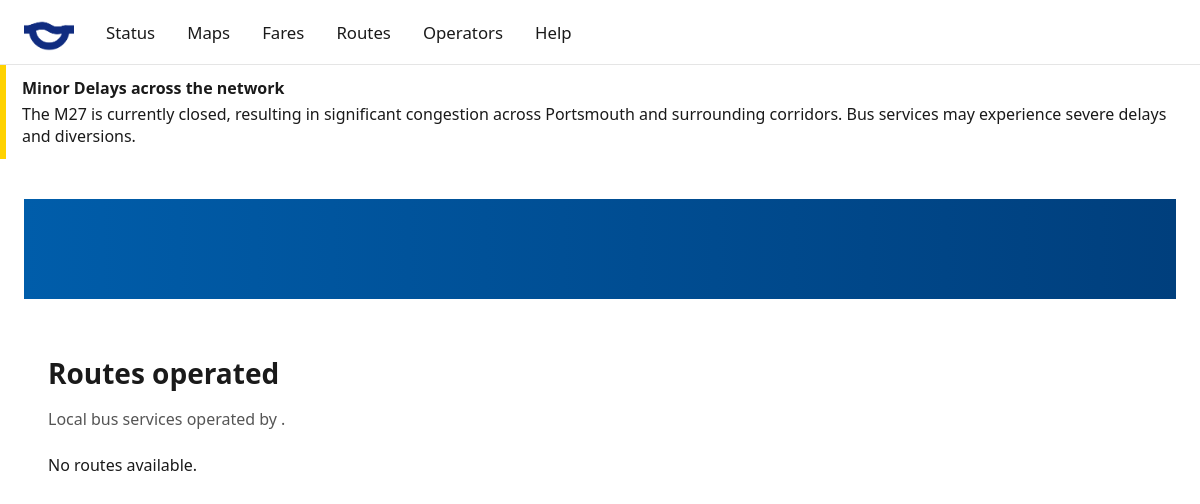
The page /operators/stagecoach/ on the database its author committed.
### siteui/models.py (models this page shows, shortened)
class NetworkIncident(models.Model):
    title = models.CharField(max_length=100)
    description = models.TextField()
    status_type = models.ForeignKey(
        ServiceStatusType,
        on_delete=models.PROTECT,
    )
    start_time = models.DateTimeField()
    expected_end_time = models.DateTimeField(blank=True, null=True)
    active = models.BooleanField(default=True)
    affects_modes = models.ManyToManyField(
        Mode,
        blank=True,
        help_text="If empty, affects entire network",
    )
    created_at = models.DateTimeField(auto_now_add=True)
    class Meta:
        ordering = ["-start_time"]

class ServiceStatusType(models.Model):
    name = models.CharField(max_length=30, unique=True)
    description = models.TextField(blank=True)
    colour_hex = models.CharField(
        max_length=7,
        help_text="TfL-approved hex colour (e.g. #DC241F)",
    )
    severity = models.PositiveSmallIntegerField(
        default=0,
        help_text="Lower = better service",
    )
    class Meta:
        verbose_name = "Service status type"
        verbose_name_plural = "Service status types"
        ordering = ["severity", "name"]

### siteui/views.py (the view)
# urls.py: path("operators/stagecoach/", views.stagecoach, name="operator_stagecoach"),
def stagecoach(request):
    return render(request, "siteui/operators/stagecoach.html")

### siteui/context_processors.py (called while the page is built)
def network_incident(request):
    incident = (
        NetworkIncident.objects
        .filter(active=True)
        .select_related("status_type")
        .order_by("-start_time")
        .first()
    )
    return {
        "active_network_incident": incident
    }

### templates/siteui/operators/stagecoach.html (shortened to what this page needs)
{% extends "base.html" %}
{% block content %}
<section class="operator-hero stagecoach-hero">
</section>
<section class="operator-content stagecoach-content">
  <header class="operator-header">
    <h2>Routes operated</h2>
    <p class="operator-subtitle">
      Local bus services operated by {{ operator.operator_name }}.
    </p>
  </header>
  <ul class="operator-route-list stagecoach-route-list">
    {% for route in routes %}
      <li class="operator-route-row">
        <span
          class="route-colour-bar"
          style="background-color: {{ route.route_hex|default:operator.primary_hex }}"
        ></span>
        <div class="route-main">
          <a
            href="{% url 'route_detail' route.uuid %}"
            class="route-service"
          >
            {{ route.service }}
          </a>
          <span class="route-desc">
            {{ route.origin }} → {{ route.destination }}
          </span>
          {% if route.via %}
            <span class="route-via">
              via {{ route.via }}
            </span>
          {% endif %}
        </div>
      </li>
    {% empty %}
      <li class="operator-route-empty">
        No routes available.
      </li>
    {% endfor %}
  </ul>
</section>
{% endblock %}

### templates/base.html (shortened to what this page needs)
{% load static %}
<!DOCTYPE html>
<html lang="en-GB">
<head>
  <link rel="stylesheet" href="{% static 'css/main.css' %}">
</head>
<body>
<header class="tfl-lite-header">
  <div class="tfl-lite-inner">
  <a href="/" class="tfl-logo-img" aria-label="Transport for Portsmouth home">
    <img
      src="{% static 'img/tfp/Blue Circular Transparent.png' %}"
      alt="Transport for Portsmouth"
      width="50"
      height="50"
    >
    <nav class="tfl-lite-nav" aria-label="Primary navigation">
      <ul>
        <li><a href="/status/">Status</a></li>
        <li><a href="/maps/">Maps</a></li>
        <li><a href="/fares/">Fares</a></li>
        <li><a href="/routes/">Routes</a></li>
        <li><a href="/operators/">Operators</a></li>
        <li><a href="/help/">Help</a></li>
      </ul>
    </nav>
  </div>
</header>
{% if active_network_incident %}
  <div class="network-banner"
       style="
         border-left: 6px solid {{ active_network_incident.status_type.colour_hex }};
         background: rgba(255,255,255,0.04);
         padding: 12px 16px;
         margin: 0;
       ">
    <strong>
      {{ active_network_incident.status_type.name }} across the network
    </strong>
    <div style="margin-top: 4px;">
      {{ active_network_incident.description }}
    </div>
  </div>
{% endif %}
<main class="site-main">
  {% block content %}{% endblock %}
</main>
</body>
</html>

### static/css/main.css (style rules this page uses)
* { box-sizing: border-box; }
body { margin: 0; font-family: "Segoe UI", Arial, Helvetica, sans-serif; color: #1a1a1a; background: #ffffff; }
.tfl-lite-header { background: #ffffff; border-bottom: 1px solid #e5e5e5; }
.tfl-lite-inner { max-width: 1280px; height: 64px; margin: 0 auto; padding: 0 24px; display: flex; align-items: center; }
.tfl-lite-nav ul { list-style: none; display: flex; gap: 32px; padding: 0; margin: 0; }
.tfl-lite-nav a { text-decoration: none; color: #1a1a1a; font-size: 1.05rem; font-weight: 500; padding: 4px 0; border-bottom: 2px solid transparent; }
.site-main { max-width: 1200px; margin: 40px auto; padding: 0 24px; }
.stagecoach-hero { background: linear-gradient( 90deg, #005daa 0%, #003f7d 100% ); padding: 2.5rem 1.5rem; }
.operator-content { max-width: 1200px; margin: 0 auto; padding: 2rem 1.5rem; }
.operator-header h2 { font-size: 1.75rem; margin-bottom: 0.25rem; }
.operator-subtitle { color: #555; margin-bottom: 1.5rem; }
.stagecoach-route-list { list-style: none; margin: 0; padding: 0; }

### rows shown on the page
NetworkIncident: status_type.name "Minor Delays", description "The M27 is currently closed, resulting in significant congestion across Portsmouth and surrounding corridors. Bus services may experience severe delays and diversions."
